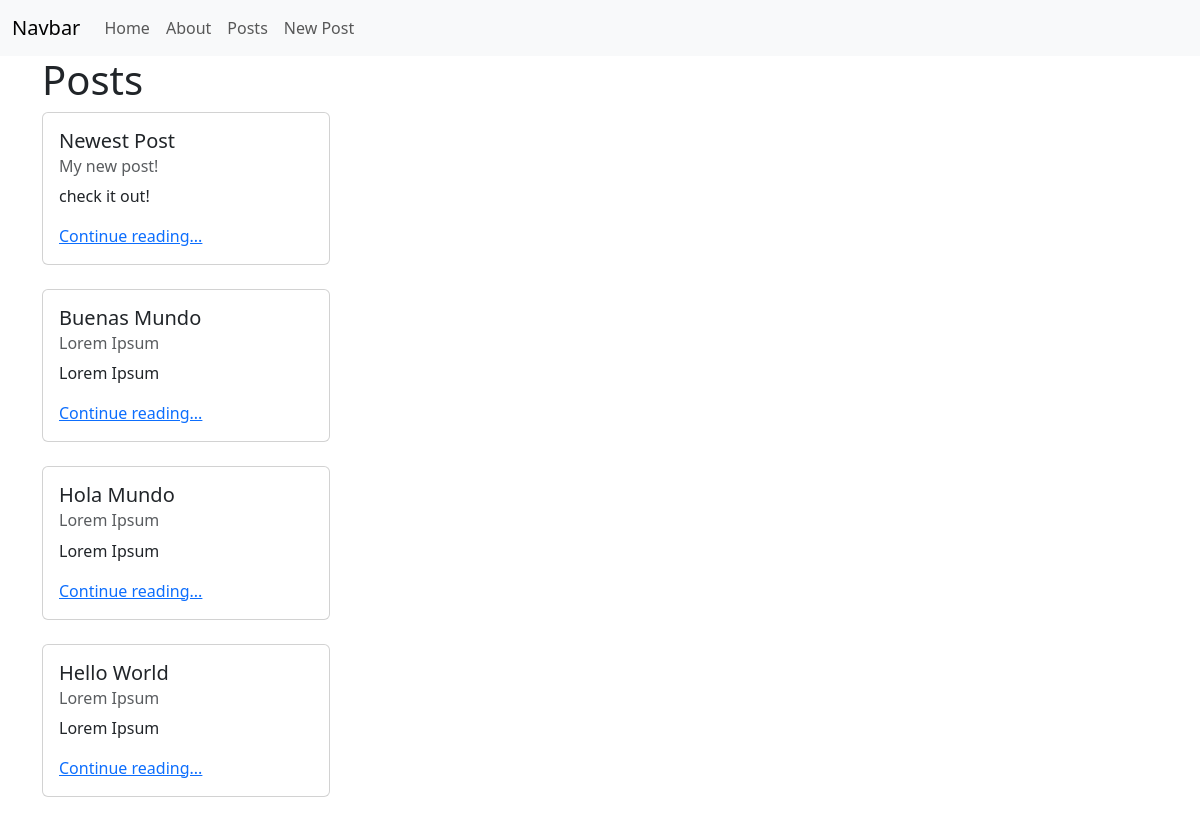
/posts/, run on the app's committed database.
### posts/models.py (models this page shows, shortened)
class Post(models.Model):                           #inheritance
    title = models.CharField(max_length=128)        #composition
    subtitle = models.CharField(max_length=256)
    body = models.TextField()
    created_on = models.DateTimeField(auto_now_add=True)

### posts/views.py (the view)
# urls.py: path("", views.PostListView.as_view(), name="list"),
class PostListView(ListView):
    template_name = "posts/list.html"
    model = Post
    def get_context_data(self, **kwargs):
        context = super().get_context_data(**kwargs)
        context["post_list"] = Post.objects.order_by(
            "created_on").reverse()
        return context

### templates/posts/list.html (shortened to what this page needs)
{% extends 'base.html' %}
{% block content %}
<h1>Posts</h1>
{% for post in post_list %}
<div class="card" style="width: 18rem;">
    <div class="card-body">
        <h5 class="card-title">{{ post.title }}</h5>
        <h6 class="card-subtitle mb-2 text-body-secondary">{{ post.subtitle }}</h6>
        <p class="card-text">{{ post.body|truncatechars:128 }}</p>
        <a href="{% url 'detail' post.id %}" class="card-link">Continue reading...</a>
    </div>
</div>
<br />
{% endfor %}
{% endblock content %}

### templates/base.html (shortened to what this page needs)
{% load static %}
<!DOCTYPE html>
<html lang="en">
<head>
    <link href="https://cdn.jsdelivr.net/npm/bootstrap@5.3.3/dist/css/bootstrap.min.css" rel="stylesheet"
>
    <link href="{% static 'css/base.css' %}" rel="stylesheet">
</head>
<body>
    <nav class="navbar navbar-expand-lg bg-body-tertiary">
        <div class="container-fluid">
            <a class="navbar-brand" href="#">Navbar</a>
            <div class="collapse navbar-collapse" id="navbarNavAltMarkup">
                <div class="navbar-nav">
                    <a class="nav-link" href="{% url 'home' %}">Home</a>
                    <a class="nav-link" href="{% url 'about' %}">About</a>
                    <a class="nav-link" href="{% url 'list' %}">Posts</a>
                    <a class="nav-link" href="{% url 'new' %}">New Post</a>
                </div>
            </div>
        </div>
    </nav>
    <div class="container">
        {% block content %}{% endblock content %}
    </div>
</body>
</html>

### data on the page
Post: title "Newest Post", subtitle "My new post!", body "check it out!"
Post: title "Buenas Mundo", subtitle "Lorem Ipsum", body "Lorem Ipsum"
Post: title "Hola Mundo", subtitle "Lorem Ipsum", body "Lorem Ipsum"
Post: title "Hello World", subtitle "Lorem Ipsum", body "Lorem Ipsum"
